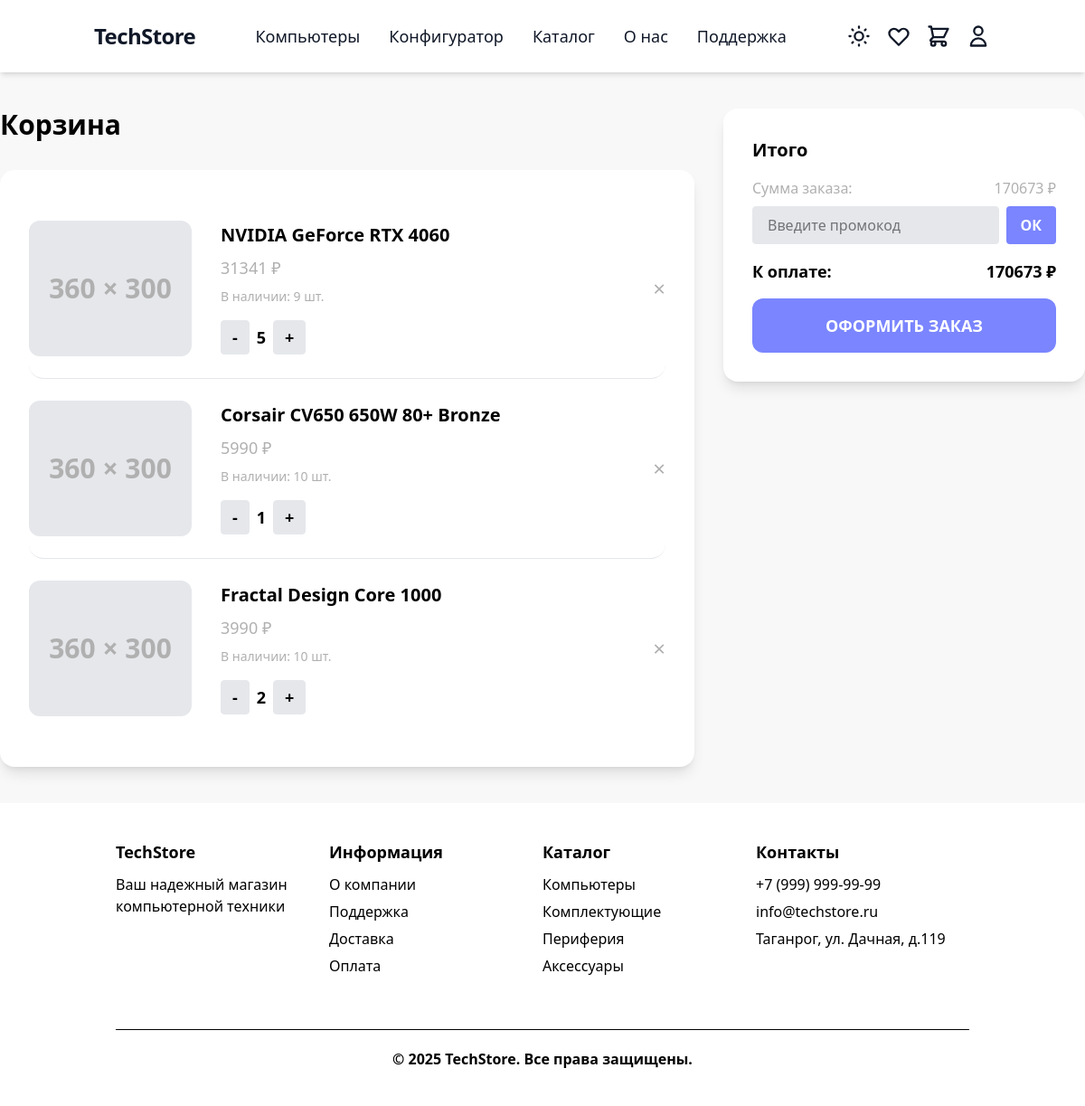
The app's page /cart/ (signed in), older data.
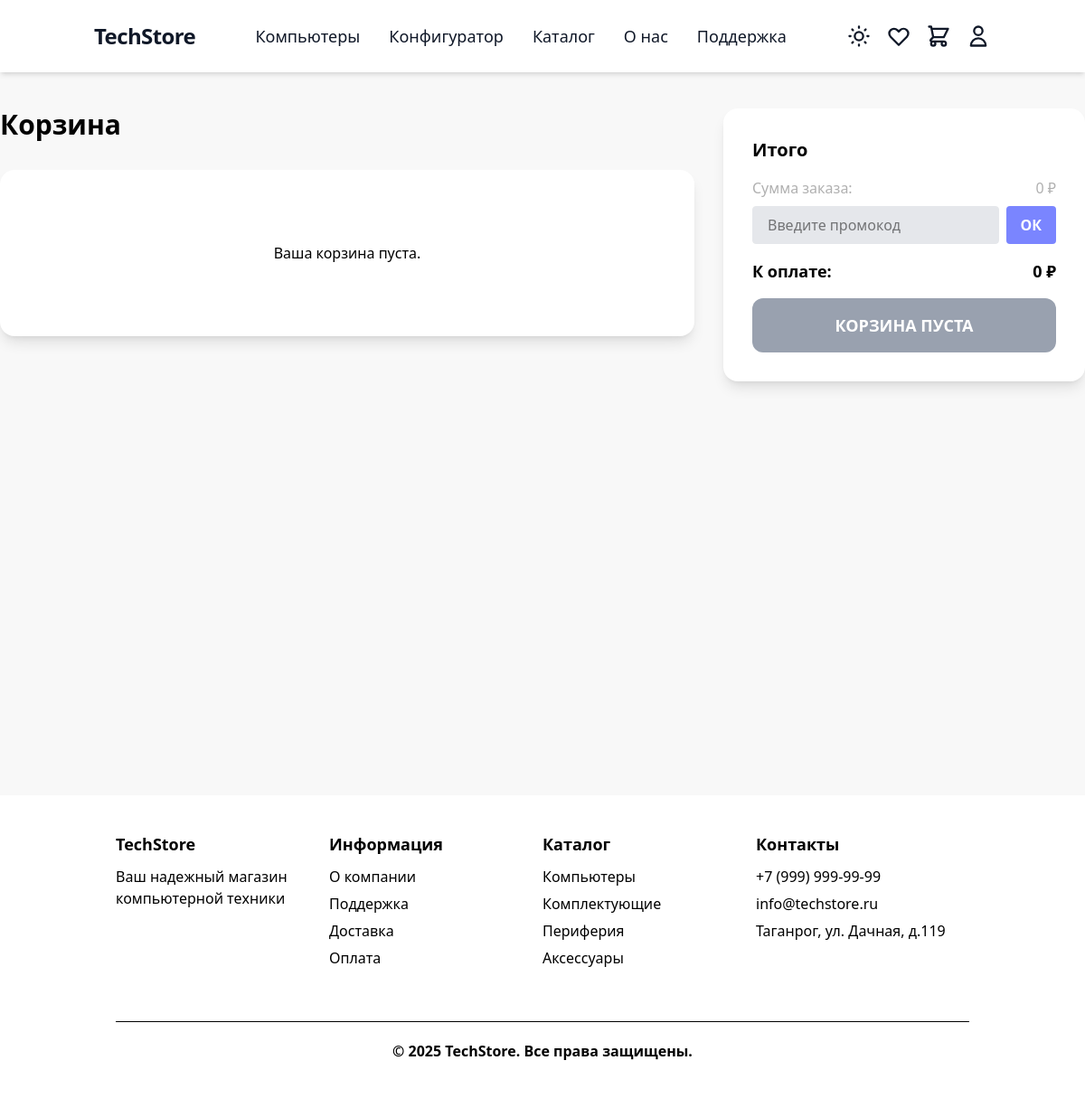
The same page, newer data.
### cart/models.py (models this page shows, shortened)
class CartItem(models.Model):
    user = models.ForeignKey(settings.AUTH_USER_MODEL, on_delete=models.CASCADE, related_name='cart_items', verbose_name='Пользователь')
    product = models.ForeignKey(Product, on_delete=models.CASCADE, verbose_name='Товар')
    quantity = models.PositiveIntegerField('Количество', default=1)
    added_at = models.DateTimeField('Дата добавления', auto_now_add=True)
    class Meta:
        unique_together = ('user', 'product')
        verbose_name = 'Товар в корзине'
        verbose_name_plural = 'Корзина'

### store/models.py (models this page shows, shortened)
class Product(models.Model):
    category = models.ForeignKey(
        Category,
        on_delete=models.PROTECT,
        related_name='products'
    )
    name = models.CharField('Название', max_length=200)
    slug = models.SlugField('URL', max_length=200, unique=True)
    price = models.DecimalField(
        'Цена',
        max_digits=10,
        decimal_places=2,
        validators=[MinValueValidator(Decimal('0.01'))]
    )
    discount = models.PositiveIntegerField('Скидка (%)', default=0)
    stock = models.PositiveIntegerField(
        'Количество на складе',
        default=0,
        help_text='Количество товара на складе'
    )
    min_stock = models.PositiveIntegerField(
        'Минимальный остаток',
        default=0,
        help_text='Минимальное количество для предупреждения о заканчивающемся товаре'
    )
    is_popular = models.BooleanField(
        'Популярный товар',
        default=False,
        help_text='Отметьте, если товар является популярным и должен отображаться в специальных блоках.'
    )
    description = models.TextField(
        'Описание',
        blank=True,
        default='',
        help_text='Можно использовать HTML-теги для форматирования текста (например, <ul>, <li>, <b>, <h3> и т.д.)'
    )
    meta_title = models.CharField('SEO Title', max_length=255, blank=True, default='', help_text='Заголовок для SEO (meta title)')
    meta_description = models.CharField('SEO Description', max_length=500, blank=True, default='', help_text='Описание для SEO (meta description)')
    image = models.ImageField('Фото', upload_to='products/', blank=True, null=True)
    class Meta:
        verbose_name = 'Товар'
        verbose_name_plural = 'Товары'
    @property
    def final_price(self):
        if self.discount:
            discount_decimal = Decimal(str(self.discount)) / Decimal('100')
            return self.price * (Decimal('1') - discount_decimal)
        return self.price

### cart/views.py (the view, shortened to what this page needs)
# urls.py: path('cart/', include('cart.urls')),
@login_required
def cart(request):
    cart_items = CartItem.objects.filter(user=request.user).select_related('product')
    order_sum = sum(item.product.price * item.quantity for item in cart_items)
    total_sum = sum(item.product.final_price * item.quantity for item in cart_items)
    applied_promocode = None
    discount_amount = Decimal('0')
    final_total = total_sum
    try:
        cart_promocode = CartPromoCode.objects.get(user=request.user)
        promocode = cart_promocode.promocode
        is_valid, error_message = promocode.is_valid(user=request.user, order_amount=total_sum)
        if is_valid:
            applied_promocode = promocode
            discount_amount = promocode.calculate_discount(total_sum)
            final_total = total_sum - discount_amount
        else:
            cart_promocode.delete()
            from django.contrib import messages
            messages.warning(request, f'Промокод "{promocode.code}" больше не действителен: {error_message}')
    except CartPromoCode.DoesNotExist:
        pass
    context = {
        'cart_items': cart_items,
        'order_sum': order_sum,
        'total_sum': total_sum,
        'applied_promocode': applied_promocode,
        'discount_amount': discount_amount,
        'final_total': final_total,
    }
    if request.headers.get('X-Requested-With') == 'XMLHttpRequest':
        return render(request, 'cart/cart.html', context)
    return render(request, 'cart/cart.html', context)

### cart/templates/cart/cart.html (shortened to what this page needs)
{% extends 'base.html' %}
{% block content %}
<div class="min-h-screen py-10">
  <div class="max-w-7xl mx-auto flex flex-col lg:flex-row gap-8">
    <div class="flex-1">
      <h1 class="text-3xl font-bold text-black dark:text-white mb-8">Корзина</h1>
      <div class="bg-white dark:bg-[#28303F] rounded-2xl p-8 shadow-lg">
        {% for item in cart_items %}
        <div class="cart-item flex items-center gap-8 py-6 border-b border-[#e5e7eb] dark:border-[#363b4a] last:border-b-0 rounded-2xl"
             data-product-id="{{ item.product.id }}"
             data-stock="{{ item.product.stock|default:99 }}">
          <a href="/catalog/{{ item.product.category.product_line.slug }}/{{ item.product.category.slug }}/{{ item.product.slug }}/" class="block">
            <div class="w-[180px] h-[150px] bg-[#e5e7eb] dark:bg-[#28303F] flex items-center justify-center rounded-xl text-3xl text-[#b0b0b0] dark:text-[#7a8599] font-bold shrink-0">
              {% if item.product.image %}
                <img src="{{ item.product.image.url }}" alt="{{ item.product.name }}" class="w-full h-full object-cover rounded-xl">
              {% else %}
                360 × 300
              {% endif %}
            </div>
          </a>
          <div class="flex-1 flex flex-col gap-2">
            <a href="/catalog/{{ item.product.category.product_line.slug }}/{{ item.product.category.slug }}/{{ item.product.slug }}/" class="block">
              <div class="text-black dark:text-white text-xl font-semibold hover:text-purple-400 transition-colors">{{ item.product.name }}</div>
            </a>
            <div class="text-[#b0b0b0] dark:text-[#7a8599] text-lg">{{ item.product.final_price|floatformat:0 }} ₽</div>
            <div class="text-[#b0b0b0] dark:text-[#7a8599] text-sm">В наличии: {{ item.product.stock|default:"много" }} шт.</div>
            <div class="flex items-center gap-2 mt-2">
              <button class="qty-btn bg-[#e5e7eb] dark:bg-[#23283a] border border-[#e5e7eb] dark:border-[#363b4a] text-black dark:text-white rounded px-3 py-1 text-lg font-bold"
                      data-action="decrease"
                      data-product-id="{{ item.product.id }}">-</button>
              <span class="text-black dark:text-white text-lg font-bold qty-value">{{ item.quantity }}</span>
              <button class="qty-btn bg-[#e5e7eb] dark:bg-[#23283a] border border-[#e5e7eb] dark:border-[#363b4a] text-black dark:text-white rounded px-3 py-1 text-lg font-bold"
                      data-action="increase"
                      data-product-id="{{ item.product.id }}">+</button>
            </div>
          </div>
          <div class="flex flex-col items-end gap-2">
            <button class="remove-cart-btn text-[#b0b0b0] dark:text-[#7a8599] text-2xl hover:text-red-500 transition"
                    data-product-id="{{ item.product.id }}">&times;</button>
          </div>
        </div>
        {% empty %}
        <div class="text-black dark:text-white text-center py-12">Ваша корзина пуста.</div>
        {% endfor %}
      </div>
    </div>
    <div class="w-full lg:w-[400px] flex-shrink-0">
      <div class="bg-white dark:bg-[#28303F] rounded-2xl p-8 shadow-lg flex flex-col gap-6">
        <div>
          <div class="text-black dark:text-white text-xl font-bold mb-4">Итого</div>
          <div class="flex justify-between text-[#b0b0b0] dark:text-[#7a8599] text-base mb-2">
            <span>Сумма заказа:</span>
            <span id="order-sum">{{ total_sum|floatformat:0 }} ₽</span>
          </div>
          <div id="promocode-input" class="flex gap-2 mb-4 {% if applied_promocode %}hidden{% endif %}">
            <input type="text" id="promocode-field" class="flex-1 rounded bg-[#e5e7eb] dark:bg-[#1a2230] text-black dark:text-white px-4 py-2 border border-[#e5e7eb] dark:border-[#363b4a] focus:outline-none focus:border-[#7a85ff]" placeholder="Введите промокод" maxlength="50">
            <button id="apply-promocode-btn" class="bg-[#7a85ff] hover:bg-[#4b1bb3] text-white px-4 py-2 rounded font-semibold transition-colors">ОК</button>
          </div>
          <div class="flex justify-between text-black dark:text-white text-lg font-bold mb-4">
            <span>К оплате:</span>
            <span id="final-total">{{ final_total|floatformat:0 }} ₽</span>
          </div>
          {% if cart_items %}
          <a href="{% url 'order:checkout' %}" class="w-full bg-[#7a85ff] hover:bg-[#4b1bb3] text-white py-4 rounded-xl text-lg font-bold transition-colors block text-center">
            ОФОРМИТЬ ЗАКАЗ
          </a>
          {% else %}
          <button disabled class="w-full bg-gray-400 text-white py-4 rounded-xl text-lg font-bold cursor-not-allowed">
            КОРЗИНА ПУСТА
          </button>
          {% endif %}
        </div>
      </div>
    </div>
  </div>
</div>
{% endblock %}

### theme/templates/base.html (shortened to what this page needs)
{% load static tailwind_tags %}
<!DOCTYPE html>
<html lang="en">
	<head>
		<link href="{% static 'css/dist/styles.css' %}" rel="stylesheet">
		{% tailwind_css %}
	</head>
	<body class="bg-[#F8F8F8] text-black dark:bg-[#222935]">
		{% include "includes/header.html" %}
		<main class="">
			{% block content %}
			{% endblock %}
		</main>
		{% include "includes/footer.html" %}
	</body>
</html>

### theme/templates/includes/header.html (shortened to what this page needs)
<header class="bg-white dark:bg-[#28303F] shadow-md h-20 sticky top-0 z-50">
    <div class="container mx-auto px-4 h-full flex items-center justify-between">
        <a href="/" class="flex items-center gap-2">
            <span class="text-2xl font-bold text-gray-900 dark:text-white tracking-tight">TechStore</span>
        </a>
        <nav class="hidden lg:flex gap-8 text-lg font-medium">
            <a href="{% url 'core:computer_catalog' %}" class="text-gray-900 dark:text-white ">Компьютеры</a>
            <a href="{% url 'pcbuilder:pcbuilder' %}" class="text-gray-900 dark:text-white">Конфигуратор</a>
            <a href="{% url 'store:catalog' %}" class="text-gray-900 dark:text-white ">Каталог</a>
            <a href="{% url 'core:about' %}" class="text-gray-900 dark:text-white ">О нас</a>
            <a href="{% url 'core:support' %}" class="text-gray-900 dark:text-white ">Поддержка</a>
        </nav>
        <div class="flex items-center gap-4">
            <button id="theme-toggle" class="text-gray-900 dark:text-white">
                <svg class="h-7 w-7 sun-icon" fill="none" viewBox="0 0 24 24" stroke="currentColor">
                    <path stroke-linecap="round" stroke-linejoin="round" stroke-width="2"
                        d="M12 3v1m0 16v1m9-9h-1M4 12H3m15.364 6.364l-.707-.707M6.343 6.343l-.707-.707m12.728 0l-.707.707M6.343 17.657l-.707.707M16 12a4 4 0 11-8 0 4 4 0 018 0z" />
                </svg>
            </button>
            {% if user.is_authenticated %}
            <a href="{% url 'favorites:favorites' %}" class="text-gray-900 dark:text-white " title="Избранное">
                <svg class="h-7 w-7" fill="none" viewBox="0 0 24 24" stroke="currentColor">
                    <path stroke-linecap="round" stroke-linejoin="round" stroke-width="2" d="M4.318 6.318a4.5 4.5 0 000 6.364L12 20.364l7.682-7.682a4.5 4.5 0 00-6.364-6.364L12 7.636l-1.318-1.318a4.5 4.5 0 00-6.364 0z" />
                </svg>
            </a>
            <a href="{% url 'cart:cart' %}" class="text-gray-900 dark:text-white " title="Корзина">
                <svg class="h-7 w-7" fill="none" viewBox="0 0 24 24" stroke="currentColor">
                    <path stroke-linecap="round" stroke-linejoin="round" stroke-width="2" d="M3 3h2l.4 2M7 13h10l4-8H5.4M7 13L5.4 5M7 13l-2.293 2.293c-.63.63-.184 1.707.707 1.707H17m0 0a2 2 0 100 4 2 2 0 000-4zm-8 2a2 2 0 11-4 0 2 2 0 014 0z" />
                </svg>
            </a>
            {% endif %}
             {% if user.is_authenticated %}
            <a href="{% url 'users:profile' %}" class="text-gray-900 dark:text-white " title="Профиль">
                {% else %}
                <a href="{% url 'users:login' %}" class="text-gray-900 dark:text-white " title="Войти">
                {% endif %}
                <svg class="h-7 w-7" fill="none" viewBox="0 0 24 24" stroke="currentColor">
                    <path stroke-linecap="round" stroke-linejoin="round" stroke-width="2" d="M16 7a4 4 0 11-8 0 4 4 0 018 0zM12 14a7 7 0 00-7 7h14a7 7 0 00-7-7z" />
                </svg>
            </a>
        </div>
    </div>
</header>

### theme/templates/includes/footer.html
<footer
		class="flex flex-wrap justify-between px-32 py-10 bg-white dark:bg-[#28303F] text-[black] dark:text-[white] max-md:px-16 max-md:py-10 max-sm:flex-col max-sm:items-center max-sm:p-5"
		>
		<section
			class="flex-1 mb-5 min-w-[200px] max-md:min-w-[150px] max-sm:min-w-full max-sm:text-center"
		>
			<h2 class="mb-2.5 text-lg font-bold leading-7">TechStore</h2>
			<p class="text-base leading-6  text-opacity-60 dark: dark:text-opacity-60">
				Ваш надежный магазин компьютерной техники
			</p>
		</section>
		<nav
			class="flex-1 mb-5 min-w-[200px] max-md:min-w-[150px] max-sm:min-w-full max-sm:text-center"
		>
			<h2 class="mb-2.5 text-lg font-bold leading-7">Информация</h2>
			<ul>
				<li class="mb-1.5">
					<a
						href="{% url 'core:about' %}"
						class="text-base leading-6  text-opacity-60 hover:text-opacity-100 transition-all duration-200"
					>О компании</a>
				</li>
				<li class="mb-1.5">
					<a
						href="{% url 'core:support' %}"
						class="text-base leading-6  text-opacity-60 hover:text-opacity-100 transition-all duration-200"
					>Поддержка</a>
				</li>
				<li class="mb-1.5">
					<a
						href="{% url 'core:delivery' %}"
						class="text-base leading-6  text-opacity-60 hover:text-opacity-100 transition-all duration-200"
					>Доставка</a>
				</li>
				<li class="mb-1.5">
					<a
						href="{% url 'core:payments' %}"
						class="text-base leading-6  text-opacity-60 hover:text-opacity-100 transition-all duration-200"
					>Оплата</a>
				</li>
			</ul>
		</nav>
		<nav
			class="flex-1 mb-5 min-w-[200px] max-md:min-w-[150px] max-sm:min-w-full max-sm:text-center"
		>
			<h2 class="mb-2.5 text-lg font-bold leading-7">Каталог</h2>
			<ul>
				<li class="mb-1.5">
					<a
						href="{% url 'store:catalog' %}"
						class="text-base leading-6  text-opacity-60 hover:text-opacity-100 transition-all duration-200"
					>Компьютеры</a>
				</li>
				<li class="mb-1.5">
					<a
						href="{% url 'store:catalog' %}"
						class="text-base leading-6  text-opacity-60 hover:text-opacity-100 transition-all duration-200"
					>Комплектующие</a>
				</li>
				<li class="mb-1.5">
					<a
						href="{% url 'store:catalog' %}"
						class="text-base leading-6  text-opacity-60 hover:text-opacity-100 transition-all duration-200"
					>Периферия</a>
				</li>
				<li class="mb-1.5">
					<a
						href="{% url 'store:catalog' %}"
						class="text-base leading-6  text-opacity-60 hover:text-opacity-100 transition-all duration-200"
					>Аксессуары</a>
				</li>
			</ul>
		</nav>
		<address
			class="flex-1 mb-5 min-w-[200px] max-md:min-w-[150px] max-sm:min-w-full max-sm:text-center not-italic"
		>
			<h2 class="mb-2.5 text-lg font-bold leading-7">Контакты</h2>
			<p class="mb-1.5">
				<a
					href="tel:+79999999999"
					class="text-base leading-6  text-opacity-60 hover:text-opacity-100 transition-all duration-200"
				>
					+7 (999) 999-99-99
				</a>
			</p>
			<p class="mb-1.5">
				<a
					href="mailto:info@techstore.ru"
					class="text-base leading-6  text-opacity-60 hover:text-opacity-100 transition-all duration-200"
				>
					info@techstore.ru
				</a>
			</p>
			<p class="mb-1.5 leading-6  text-opacity-60">
				Таганрог, ул. Дачная, д.119
			</p>
		</address>
		<div
			class="pt-5 mt-8 w-full font-bold text-center border-t border-solid border-black border-opacity-10  dark:border-white dark:border-opacity-10  text-opacity-60 dark:text-white dark:text-opacity-60"
		>
			© 2025 TechStore. Все права защищены.
		</div>
		</footer>

Row changes from the older to the newer data that the page shows:
removed CartItem: shows "360 × 300", product.name "NVIDIA GeForce RTX 4060", product.final_price "31341", product.stock "9", quantity "5"
removed CartItem: shows "360 × 300", product.name "Corsair CV650 650W 80+ Bronze", product.final_price "5990", product.stock "10", quantity "1"
removed CartItem: shows "360 × 300", product.name "Fractal Design Core 1000", product.final_price "3990", product.stock "10", quantity "2"
Text that changed along with them:
{{ total_sum|floatformat:0 }}: "170673" → "0"
{{ final_total|floatformat:0 }}: "170673" → "0"
text no longer shown: "ОФОРМИТЬ ЗАКАЗ"
text now shown: "Ваша корзина пуста. КОРЗИНА ПУСТА"
